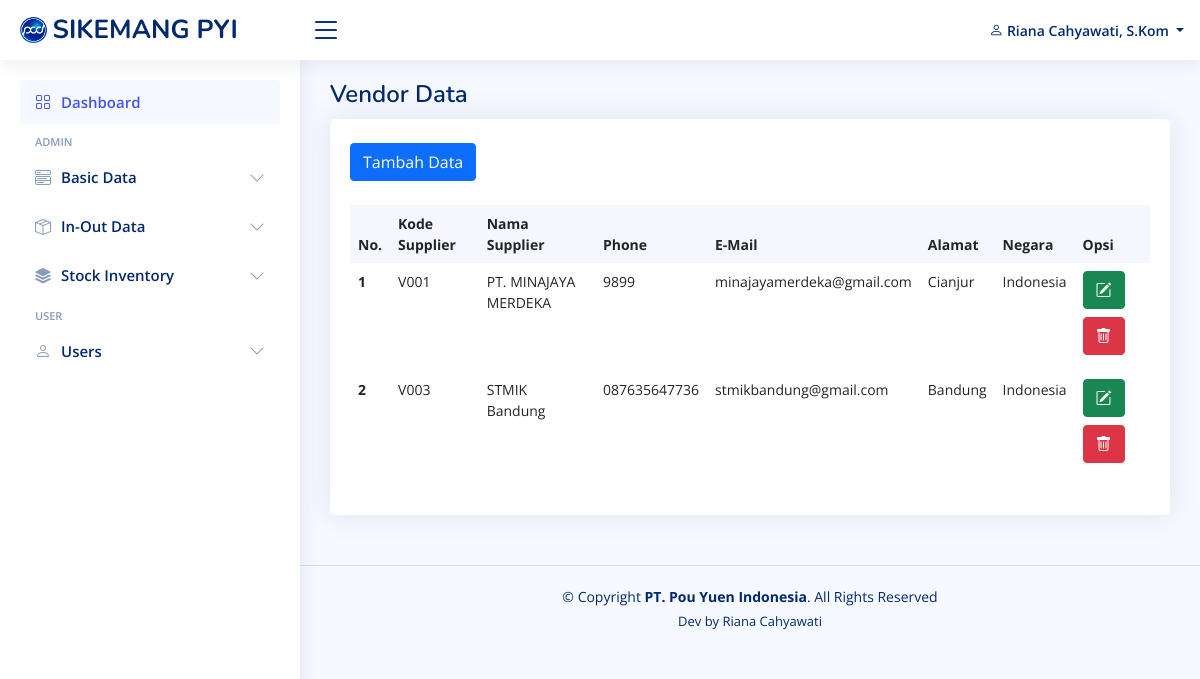
Before: /view_basic_data/vendor_data.php (signed in) with the older database file.
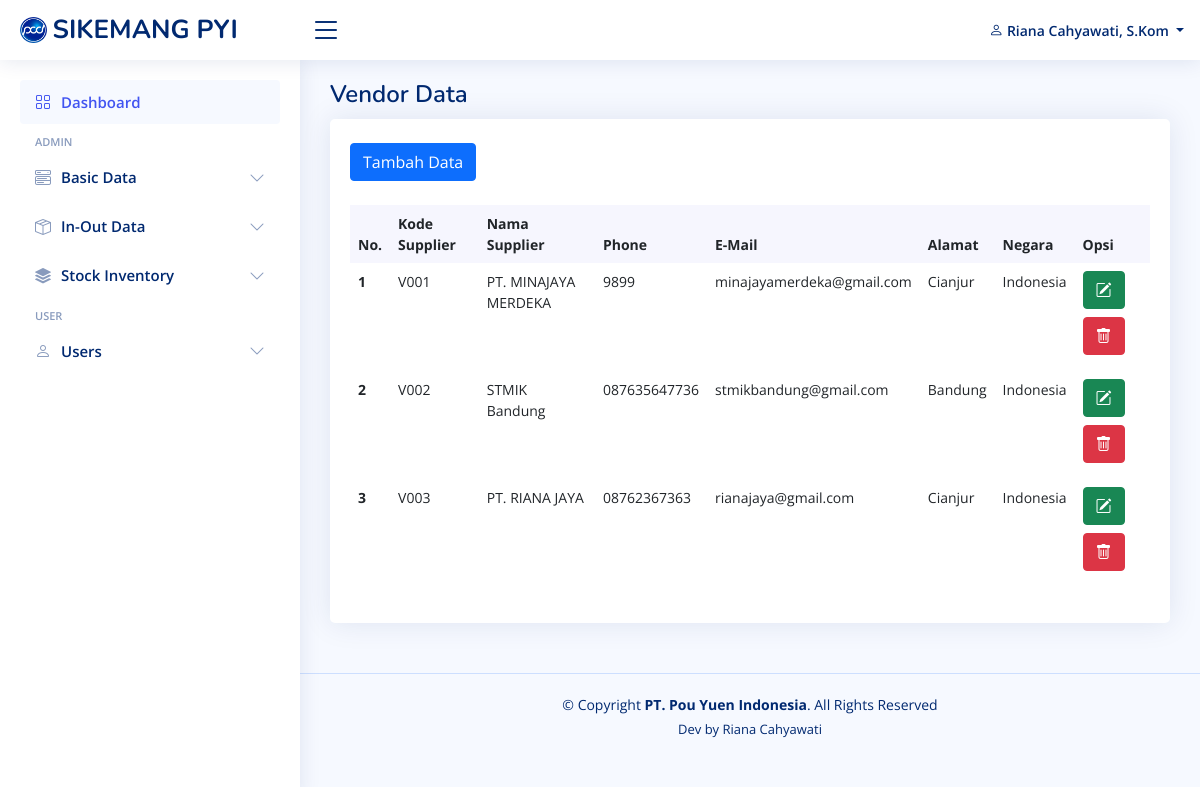
After: the same page with the newer database file.
### tables this page shows
CREATE TABLE `vendor_data` (
  `id_vendor_data` int(11) NOT NULL,
  `code_supplier` varchar(100) NOT NULL,
  `phone` varchar(20) NOT NULL,
  `name_supplier` varchar(255) NOT NULL,
  `email` varchar(255) NOT NULL,
  `address` varchar(255) NOT NULL,
  `country` varchar(255) NOT NULL
);

### functions.php (called while the page is built, shortened)
<?php
$conn = mysqli_connect("localhost", "root", "", "db_pouyuen");
function query($query)
{
    global $conn;
    $result = mysqli_query($conn, $query);
    $rows = [];
    while ($row = mysqli_fetch_assoc($result)) {
        $rows[] = $row;
    }
    return $rows;
}

### view_basic_data/vendor_data.php (the view)
<?php
include "../view_template/header.php";
include "../view_template/topbar.php";
include "../view_template/sidebar.php";
$vendor_data = query("SELECT * FROM vendor_data");
?>
<main id="main" class="main">
  <div class="pagetitle">
    <h1>Vendor Data</h1>
  </div>
  <section class="section dashboard">
    <div class="row">
      <div class="col">
        <div class="row">
          <div class="col-12">
            <div class="card recent-sales overflow-auto">
              <div class="card-body">
                <a href="vendor_data_add.php" class="btn btn-primary my-4">Tambah Data</a>
                <table class="table table-borderless datatable">
                  <thead>
                    <tr>
                      <th scope="col">No. </th>
                      <th scope="col">Kode Supplier</th>
                      <th scope="col">Nama Supplier</th>
                      <th scope="col">Phone</th>
                      <th scope="col">E-Mail</th>
                      <th scope="col">Alamat</th>
                      <th scope="col">Negara</th>
                      <th scope="col">Opsi</th>
                    </tr>
                  </thead>
                  <tbody>
                    <?php $i = 1; ?>
                    <?php foreach ($vendor_data as $vd) : ?>
                      <tr>
                        <th scope="row"><?= $i; ?></a></th>
                        <td><?= $vd["code_supplier"]; ?></td>
                        <td><?= $vd["name_supplier"]; ?></td>
                        <td><?= $vd["phone"]; ?></td>
                        <td><?= $vd["email"]; ?></td>
                        <td><?= $vd["address"]; ?></td>
                        <td><?= $vd["country"]; ?></td>
                        <td>
                          <a href="vendor_data_edit.php?id_vendor=<?= $vd["id_vendor_data"] ?>" class="btn btn-success mb-2"><i class="bi bi-pencil-square"></i></a>
                          <a href="vendor_data_delete.php?id_vendor=<?= $vd["id_vendor_data"] ?>" class="btn btn-danger mb-2"><i class="bi bi-trash" onclick="return confirm('Yakin akan menghapus data material : <?= $vd['name_supplier']; ?> ?');"></i></a>
                        </td>
                      </tr>
                      <?php $i++; ?>
                    <?php endforeach; ?>
                  </tbody>
                </table>
              </div>
            </div>
          </div>
        </div>
      </div>
    </div>
  </section>
</main>
<?php include "../view_template/footer.php"; ?>

Changed rows visible on the page:
changed vendor_data "STMIK Bandung": code_supplier "V003" → "V002"
added vendor_data: code_supplier "V003", name_supplier "PT. RIANA JAYA", phone "08762367363", email "rianajaya@gmail.com", address "Cianjur", country "Indonesia"
